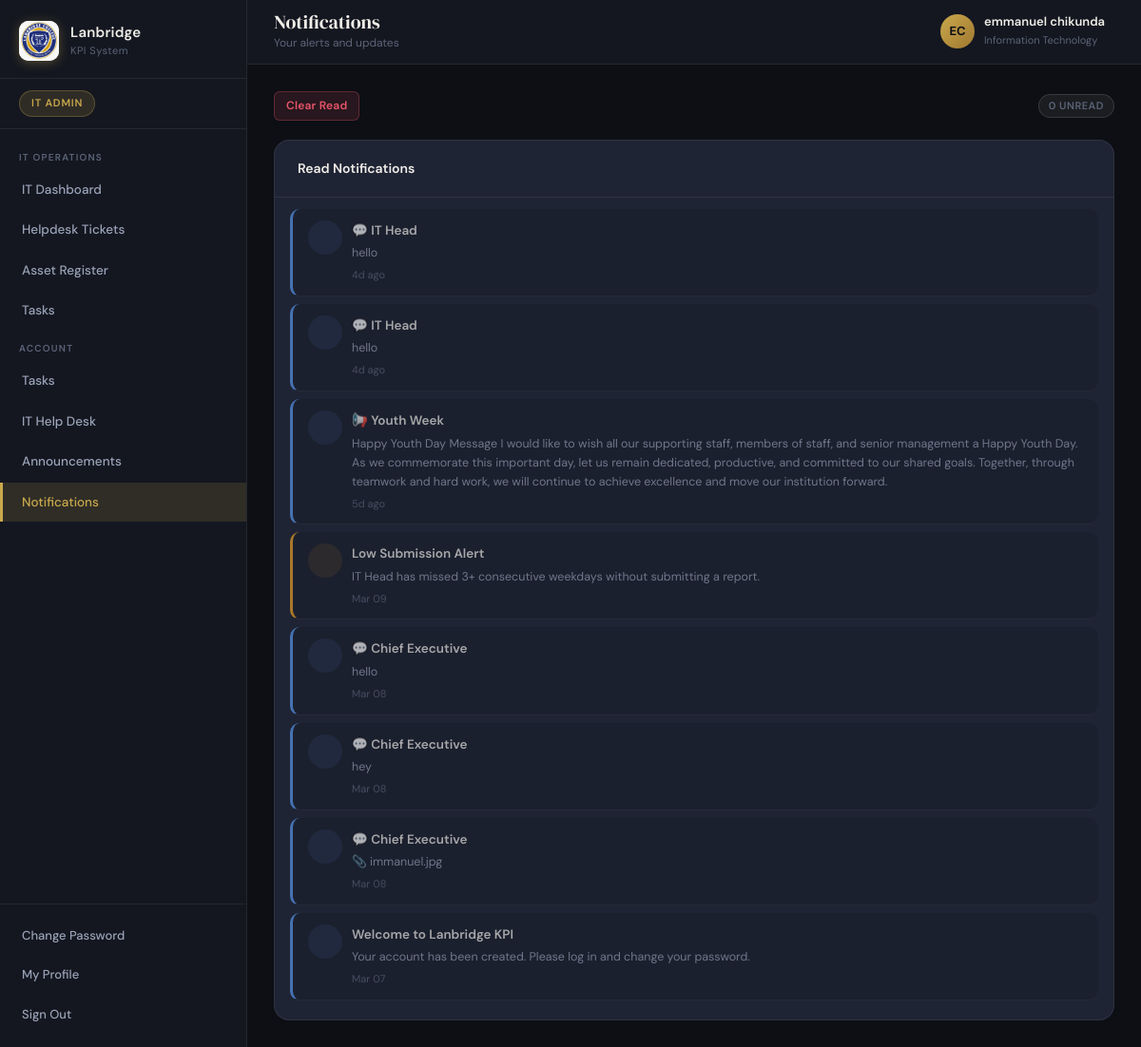
The app's page /portals/notifications.php (signed in) with its own data.
### tables this page shows
CREATE TABLE `notifications` (
  `id` int(11) NOT NULL,
  `user_id` int(11) NOT NULL,
  `title` varchar(200) NOT NULL,
  `message` text NOT NULL,
  `type` enum('info','success','warning','danger') DEFAULT 'info',
  `is_read` tinyint(1) DEFAULT 0,
  `link` varchar(255) DEFAULT NULL,
  `created_at` timestamp NOT NULL DEFAULT current_timestamp(),
  `priority` enum('low','medium','high','critical') NOT NULL DEFAULT 'medium',
  `department_id` int(11) DEFAULT NULL,
  `action_url` varchar(500) DEFAULT NULL,
  `expires_at` datetime DEFAULT NULL
);

### includes/auth.php (called while the page is built, shortened)
<?php
function sanitize(string $input): string {
    return htmlspecialchars(trim($input), ENT_QUOTES, 'UTF-8');
}
function timeAgo(string $datetime): string {
    $diff = time() - strtotime($datetime);
    if ($diff < 604800) return floor($diff / 86400) . 'd ago';
    return date('M d', strtotime($datetime));
}

### portals/notifications.php (the view, shortened to what this page needs)
<?php
require_once __DIR__ . '/../includes/header.php';
$db  = getDB();
$uid = (int)currentUser()['id'];
$all      = $db->prepare("SELECT * FROM notifications WHERE user_id=? ORDER BY created_at DESC");
$all->execute([$uid]);
$all      = $all->fetchAll();
$unread   = array_filter($all, fn($n)=>!$n['is_read']);
$read     = array_filter($all, fn($n)=> $n['is_read']);
?>
<div style="display:flex;justify-content:space-between;align-items:center;margin-bottom:20px;flex-wrap:wrap;gap:12px;">
  <div style="display:flex;gap:10px;">
    <?php if (count($read)>0): ?>
    <a href="?clear_read=1" class="btn btn-danger btn-sm" data-confirm="Delete all read notifications?"><?= icon('x',13) ?> Clear Read</a>
    <?php endif; ?>
  </div>
  <span class="badge badge-muted"><?= count($unread) ?> unread</span>
</div>
<div class="card">
  <div class="card-header">
    <div class="card-title"><?= icon('clock') ?> Read Notifications</div>
  </div>
  <div class="card-body" style="padding:12px 16px;">
    <?php if (empty($read)): ?>
    <div class="empty-state"><?= icon('bell',36) ?><h3>You're all caught up!</h3><p>No read notifications</p></div>
    <?php else: ?>
    <?php foreach ($read as $n): ?>
    <div class="notif-item <?= sanitize($n['type']) ?>" style="opacity:0.65;">
      <div class="notif-icon" style="background:var(--<?= $n['type'] ?>-dim);color:var(--<?= $n['type'] ?>);">
      </div>
      <div>
        <div class="notif-title"><?= sanitize($n['title']) ?></div>
        <div class="notif-msg"><?= sanitize($n['message']) ?></div>
        <div class="notif-time"><?= timeAgo($n['created_at']) ?></div>
      </div>
    </div>
    <?php endforeach; ?>
    <?php endif; ?>
  </div>
</div>
<?php require_once __DIR__ . '/../includes/footer.php'; ?>

### assets/css/main.css (style rules this page uses)
:root { --bg-base: #0d0f14; --bg-surface: #141720; --bg-elevated: #1a1e2b; --bg-card: #1f2435; --bg-hover: #252a3a; --gold: #c9a84c; --gold-light: #e0bb6a; --gold-dim: rgba(201, 168, 76, 0.15); --gold-border: rgba(201, 168, 76, 0.3); --text-primary: #f0ede8; --text-secondary: #9ba3b8; --text-muted: #5c6478; --border: rgba(255,255,255,0.07); --border-strong: rgba(255,255,255,0.13); --success: #2dd4a0; --success-dim: rgba(45, 212, 160, 0.12); --success-border: rgba(45, 212, 160, 0.3); --warning: #f5a623; --warning-dim: rgba(245, 166, 35, 0.12); --warning-border: rgba(245, 166, 35, 0.3); --danger: #e8556a; --danger-dim: rgba(232, 85, 106, 0.12); --danger-border: rgba(232, 85, 106, 0.3); --info: #5b9cf6; --info-dim: rgba(91, 156, 246, 0.12); --info-border: rgba(91, 156, 246, 0.3); --font-display: 'DM Serif Display', Georgia, serif; --font-body: 'DM Sans', system-ui, sans-serif; --sidebar-width: 260px; --topbar-height: 68px; --radius: 10px; --radius-lg: 16px; --radius-sm: 6px; --shadow: 0 4px 24px rgba(0,0,0,0.35); --shadow-sm: 0 2px 8px rgba(0,0,0,0.2); --transition: 0.2s ease; }
*, *::before, *::after { box-sizing: border-box; margin: 0; padding: 0; }
html { font-size: 15px; scroll-behavior: smooth; }
body { font-family: var(--font-body); background: var(--bg-base); color: var(--text-primary); line-height: 1.6; -webkit-font-smoothing: antialiased; }
a { color: var(--gold); text-decoration: none; transition: color var(--transition); }
.card { background: var(--bg-card); border: 1px solid var(--border); border-radius: var(--radius-lg); transition: border-color var(--transition); }
.card-header { padding: 18px 24px; border-bottom: 1px solid var(--border); display: flex; align-items: center; justify-content: space-between; gap: 12px; }
.card-title { font-size: 14px; font-weight: 600; color: var(--text-primary); display: flex; align-items: center; gap: 8px; }
.card-body { padding: 24px; }
.badge { display: inline-flex; align-items: center; padding: 3px 10px; border-radius: 20px; font-size: 11px; font-weight: 600; text-transform: uppercase; letter-spacing: 0.5px; white-space: nowrap; }
.badge-muted { background: rgba(255,255,255,0.06); color: var(--text-muted); border: 1px solid var(--border-strong); }
.btn { display: inline-flex; align-items: center; justify-content: center; gap: 7px; padding: 9px 18px; border-radius: var(--radius); font-size: 13px; font-weight: 600; cursor: pointer; border: none; transition: all var(--transition); white-space: nowrap; text-decoration: none; letter-spacing: 0.2px; }
.btn-danger { background: var(--danger-dim); color: var(--danger); border: 1px solid var(--danger-border); }
.btn-sm { padding: 5px 12px; font-size: 12px; border-radius: var(--radius-sm); }
.notif-item { display: flex; gap: 14px; padding: 16px; border-radius: var(--radius); margin-bottom: 8px; border-left: 3px solid transparent; background: var(--bg-elevated); transition: all var(--transition); cursor: pointer; }
.notif-item.info { border-left-color: var(--info); }
.notif-item.warning { border-left-color: var(--warning); }
.notif-icon { width: 36px; height: 36px; border-radius: 50%; display: flex; align-items: center; justify-content: center; flex-shrink: 0; }
.notif-title { font-size: 13.5px; font-weight: 600; color: var(--text-primary); margin-bottom: 3px; }
.notif-msg { font-size: 12.5px; color: var(--text-secondary); }
.notif-time { font-size: 11px; color: var(--text-muted); margin-top: 5px; }

### includes/header.php (style rules this page uses)
.notif-item { display:flex; gap:10px; padding:12px 16px; border-bottom:1px solid var(--border); cursor:pointer; transition:background 0.15s; text-decoration:none; color:inherit; }

### records on screen
notifications: title "💬 IT Head", message "hello", created_at "4d ago"
notifications: title "💬 IT Head", message "hello", created_at "4d ago"
notifications: title "📢 Youth Week", message "Happy Youth Day Message I would like to wish all our supporting staff, members of staff, and senior management a Happy Youth Day. As we commemorate this important day, let us remain dedicated, productive, and committed to our shared goals. Together, through teamwork and hard work, we will continue to achieve excellence and move our institution forward.", created_at "5d ago"
notifications: title "Low Submission Alert", message "IT Head has missed 3+ consecutive weekdays without submitting a report.", created_at "Mar 09"
notifications: title "💬 Chief Executive", message "hello", created_at "Mar 08"
notifications: title "💬 Chief Executive", message "hey", created_at "Mar 08"
notifications: title "💬 Chief Executive", message "📎 immanuel.jpg", created_at "Mar 08"
notifications: title "Welcome to Lanbridge KPI", message "Your account has been created. Please log in and change your password.", created_at "Mar 07"

### other values on screen
$user['role_name'] "IT ADMIN"
$label "IT Dashboard Helpdesk Tickets Asset Register Tasks Tasks IT Help Desk Announcements Notifications Change Password My Profile"
$pageTitle "Notifications"
$pageSubtitle "Your alerts and updates"
$initials "EC"
$user['first_name'] . ' ' . $user['last_name'] "emmanuel chikunda"
$user['dept_name'] "Information Technology"
count($unread) "0"
